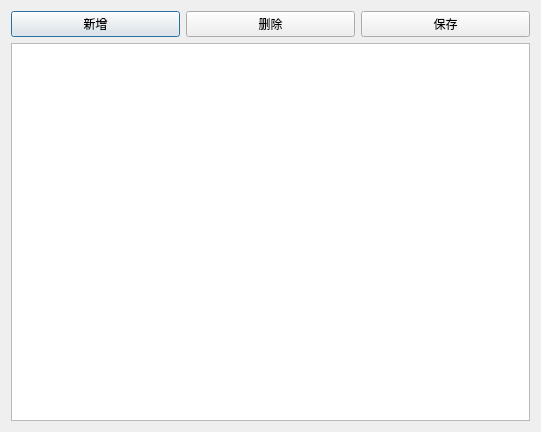
<?xml version="1.0" encoding="UTF-8"?>
<ui version="4.0">
 <class>SuspendDialog</class>
 <widget class="QDialog" name="SuspendDialog">
  <property name="geometry">
   <rect>
    <x>0</x>
    <y>0</y>
    <width>541</width>
    <height>432</height>
   </rect>
  </property>
  <property name="windowTitle">
   <string>Dialog</string>
  </property>
  <layout class="QVBoxLayout" name="verticalLayout">
   <item>
    <layout class="QHBoxLayout" name="horizontalLayout">
     <item>
      <widget class="QPushButton" name="btnAdd">
       <property name="text">
        <string>新增</string>
       </property>
      </widget>
     </item>
     <item>
      <widget class="QPushButton" name="btnDel">
       <property name="text">
        <string>删除</string>
       </property>
      </widget>
     </item>
     <item>
      <widget class="QPushButton" name="btnClose">
       <property name="text">
        <string>保存</string>
       </property>
      </widget>
     </item>
    </layout>
   </item>
   <item>
    <widget class="QTableView" name="tableViewSuspend"/>
   </item>
  </layout>
 </widget>
 <resources/>
 <connections/>
</ui>
